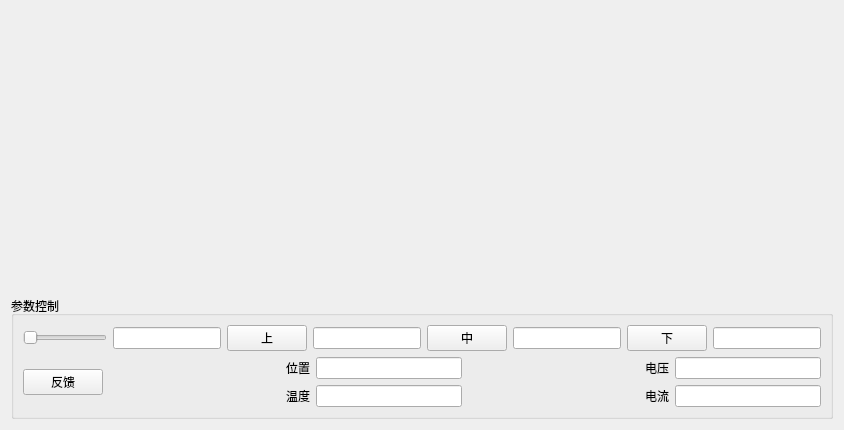
       <widget class="QWidget" name="tab_2">
        <attribute name="title">
         <string>舵机测试</string>
        </attribute>
        <layout class="QVBoxLayout" name="verticalLayout_5" stretch="0,0">
         <item>
          <spacer name="verticalSpacer">
           <property name="orientation">
            <enum>Qt::Vertical</enum>
           </property>
           <property name="sizeHint" stdset="0">
            <size>
             <width>20</width>
             <height>285</height>
            </size>
           </property>
          </spacer>
         </item>
         <item>
          <widget class="QGroupBox" name="groupBox_3">
           <property name="title">
            <string>参数控制</string>
           </property>
           <layout class="QVBoxLayout" name="verticalLayout_12">
            <item>
             <layout class="QHBoxLayout" name="horizontalLayout_30">
              <item>
               <widget class="QSlider" name="posHorSlider">
                <property name="orientation">
                 <enum>Qt::Horizontal</enum>
                </property>
               </widget>
              </item>
              <item>
               <widget class="QLineEdit" name="sliderPosEdit"/>
              </item>
              <item>
               <widget class="QPushButton" name="btn_top">
                <property name="text">
                 <string>上</string>
                </property>
               </widget>
              </item>
              <item>
               <widget class="QLineEdit" name="topPosEdit"/>
              </item>
              <item>
               <widget class="QPushButton" name="btn_mid">
                <property name="text">
                 <string>中</string>
                </property>
               </widget>
              </item>
              <item>
               <widget class="QLineEdit" name="midPosEdit"/>
              </item>
              <item>
               <widget class="QPushButton" name="btn_bottom">
                <property name="text">
                 <string>下</string>
                </property>
               </widget>
              </item>
              <item>
               <widget class="QLineEdit" name="bottomPosEdit"/>
              </item>
             </layout>
            </item>
            <item>
             <layout class="QHBoxLayout" name="horizontalLayout_35">
              <item>
               <widget class="QPushButton" name="btn_feedback">
                <property name="text">
                 <string>反馈</string>
                </property>
               </widget>
              </item>
              <item>
               <spacer name="horizontalSpacer_2">
                <property name="orientation">
                 <enum>Qt::Horizontal</enum>
                </property>
                <property name="sizeHint" stdset="0">
                 <size>
                  <width>40</width>
                  <height>20</height>
                 </size>
                </property>
               </spacer>
              </item>
              <item>
               <layout class="QVBoxLayout" name="verticalLayout_10">
                <item>
                 <layout class="QHBoxLayout" name="horizontalLayout_31">
                  <item>
                   <widget class="QLabel" name="label_3">
                    <property name="text">
                     <string>位置</string>
                    </property>
                   </widget>
                  </item>
                  <item>
                   <widget class="QLineEdit" name="posEdit"/>
                  </item>
                 </layout>
                </item>
                <item>
                 <layout class="QHBoxLayout" name="horizontalLayout_32">
                  <item>
                   <widget class="QLabel" name="label_33">
                    <property name="text">
                     <string>温度</string>
                    </property>
                   </widget>
                  </item>
                  <item>
                   <widget class="QLineEdit" name="temperatureEdit"/>
                  </item>
                 </layout>
                </item>
               </layout>
              </item>
              <item>
               <spacer name="horizontalSpacer_3">
                <property name="orientation">
                 <enum>Qt::Horizontal</enum>
                </property>
                <property name="sizeHint" stdset="0">
                 <size>
                  <width>40</width>
                  <height>20</height>
                 </size>
                </property>
               </spacer>
              </item>
              <item>
               <layout class="QVBoxLayout" name="verticalLayout_11">
                <item>
                 <layout class="QHBoxLayout" name="horizontalLayout_33">
                  <item>
                   <widget class="QLabel" name="label_34">
                    <property name="text">
                     <string>电压</string>
                    </property>
                   </widget>
                  </item>
                  <item>
                   <widget class="QLineEdit" name="voltageEdit"/>
                  </item>
                 </layout>
                </item>
                <item>
                 <layout class="QHBoxLayout" name="horizontalLayout_34">
                  <item>
                   <widget class="QLabel" name="label_35">
                    <property name="text">
                     <string>电流</string>
                    </property>
                   </widget>
                  </item>
                  <item>
                   <widget class="QLineEdit" name="electricEdit"/>
                  </item>
                 </layout>
                </item>
               </layout>
              </item>
             </layout>
            </item>
           </layout>
          </widget>
         </item>
        </layout>
       </widget>
